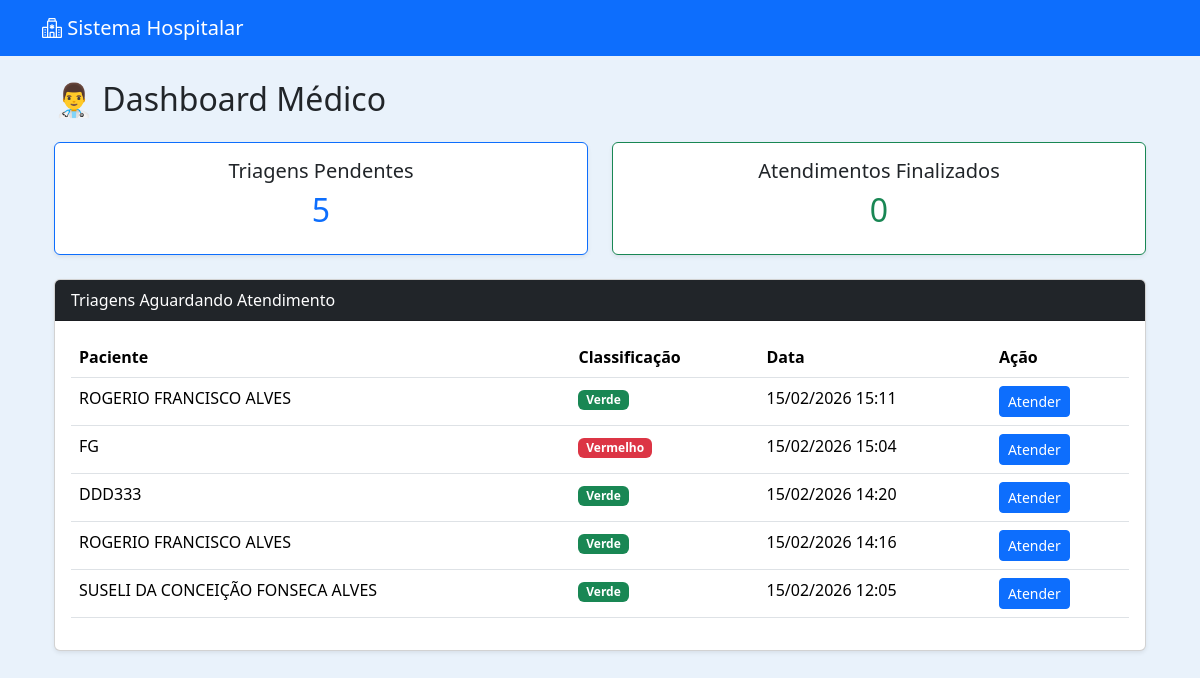
/medico/dashboard/ (signed in), run on an earlier commit of the app's database.
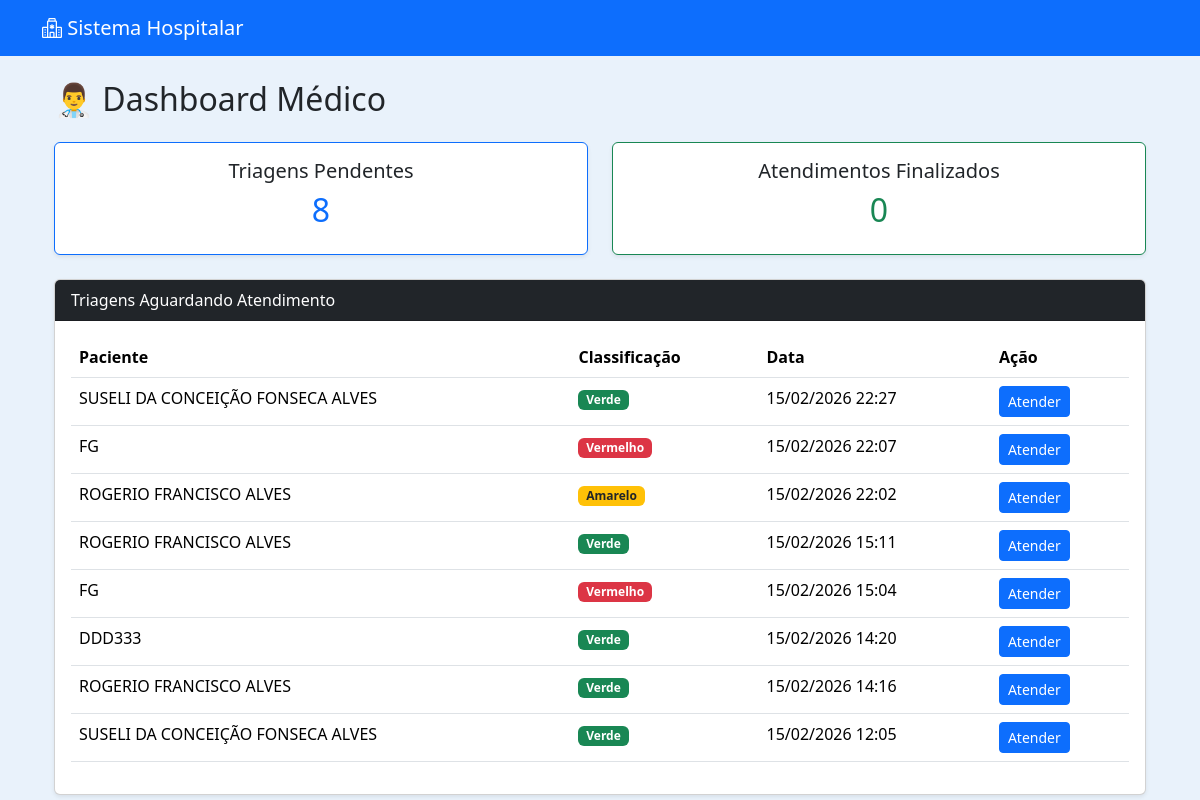
And on a later commit of the database.
### triagem/models.py (models this page shows)
class Triagem(models.Model):
    RISCO_CHOICES = [
        ('Vermelho', 'Vermelho'),
        ('Laranja', 'Laranja'),
        ('Amarelo', 'Amarelo'),
        ('Verde', 'Verde'),
        ('Azul', 'Azul'),
    ]
    agendamento = models.OneToOneField(Agendamento, on_delete=models.CASCADE)
    paciente = models.ForeignKey(Paciente, on_delete=models.CASCADE)
    pressao_arterial = models.CharField(max_length=20)
    temperatura = models.DecimalField(max_digits=4, decimal_places=1)
    frequencia_cardiaca = models.IntegerField()
    saturacao = models.IntegerField()
    atendido = models.BooleanField(default=False)
    classificacao_risco = models.CharField(
        max_length=10,
        choices=RISCO_CHOICES,
        blank=True,
        null=True
    )
    observacoes = models.TextField(blank=True, null=True)
    data_triagem = models.DateTimeField(auto_now_add=True)

### pacientes/models.py (models this page shows, shortened)
class Paciente(models.Model):
    nome = models.CharField(max_length=100)
    nome_social = models.CharField(max_length=100, blank=True, null=True)
    nome_mae = models.CharField(max_length=100)
    nome_pai = models.CharField(max_length=100, blank=True, null=True)
    cpf = models.CharField(
        max_length=14,
        unique=True,
        validators=[
            RegexValidator(
                r'^\d{3}\.\d{3}\.\d{3}-\d{2}$',
                'CPF inválido! Use XXX.XXX.XXX-XX'
            )
        ]
    )
    data_nascimento = models.DateField()
    SEXO_BIOLOGICO_CHOICES = [
        ('M', 'Masculino'),
        ('F', 'Feminino'),
        ('I', 'Intersexo'),
    ]
    sexo_biologico = models.CharField(max_length=1, choices=SEXO_BIOLOGICO_CHOICES)
    identidade_genero = models.CharField(max_length=50)
    orientacao_sexual = models.CharField(max_length=50)
    NACIONALIDADE_CHOICES = [
        ('BRASILEIRA', 'Brasileira'),
        ('ARGENTINA', 'Argentina'),
        ('BOLIVIANA', 'Boliviana'),
        ('CHILENA', 'Chilena'),
        ('COLOMBIANA', 'Colombiana'),
        ('PARAGUAIA', 'Paraguaia'),
        ('PERUANA', 'Peruana'),
        ('URUGUAIA', 'Uruguaia'),
        ('VENEZUELANA', 'Venezuelana'),
        ('OUTRA', 'Outra'),
    ]
    nacionalidade = models.CharField(
        max_length=20,
        choices=NACIONALIDADE_CHOICES,
        default='BRASILEIRA'
    )
    naturalidade = models.CharField(max_length=100)
    RACA_COR_CHOICES = [
        ('BRANCA', 'Branca'),
        ('PRETA', 'Preta'),
        ('PARDA', 'Parda'),
        ('AMARELA', 'Amarela'),
        ('INDIGENA', 'Indígena'),
    ]
    raca_cor = models.CharField(max_length=10, choices=RACA_COR_CHOICES)
    ESTADO_CIVIL_CHOICES = [
        ('SOLTEIRO', 'Solteiro(a)'),
        ('CASADO', 'Casado(a)'),
        ('DIVORCIADO', 'Divorciado(a)'),
        ('VIUVO', 'Viúvo(a)'),
        ('UNIAO_ESTAVEL', 'União Estável'),
    ]
    estado_civil = models.CharField(max_length=20, choices=ESTADO_CIVIL_CHOICES)
    ESCOLARIDADE_CHOICES = [
        ('SEM_INSTRUCAO', 'Sem instrução'),
        ('FUNDAMENTAL_INCOMPLETO', 'Fundamental incompleto'),
        ('FUNDAMENTAL_COMPLETO', 'Fundamental completo'),
        ('MEDIO_INCOMPLETO', 'Médio incompleto'),
        ('MEDIO_COMPLETO', 'Médio completo'),
        ('SUPERIOR_INCOMPLETO', 'Superior incompleto'),
        ('SUPERIOR_COMPLETO', 'Superior completo'),
        ('POS_GRADUACAO', 'Pós-graduação'),
        ('MESTRADO', 'Mestrado'),
        ('DOUTORADO', 'Doutorado'),
    ]
    escolaridade = models.CharField(max_length=30, choices=ESCOLARIDADE_CHOICES)
    profissao = models.CharField(max_length=50)
    rg = models.CharField(max_length=20)
    orgao_emissor = models.CharField(max_length=10)
    UF_CHOICES = [
        ('AC','AC'), ('AL','AL'), ('AP','AP'), ('AM','AM'),
        ('BA','BA'), ('CE','CE'), ('DF','DF'), ('ES','ES'),
        ('GO','GO'), ('MA','MA'), ('MT','MT'), ('MS','MS'),
        ('MG','MG'), ('PA','PA'), ('PB','PB'), ('PR','PR'),
        ('PE','PE'), ('PI','PI'), ('RJ','RJ'), ('RN','RN'),
        ('RS','RS'), ('RO','RO'), ('RR','RR'), ('SC','SC'),
        ('SP','SP'), ('SE','SE'), ('TO','TO'),
    ]
    uf_rg = models.CharField(max_length=2, choices=UF_CHOICES)
    cep = models.CharField(
        max_length=9,
        validators=[
            RegexValidator(
                r'^\d{5}-\d{3}$',
                'CEP inválido! Use XXXXX-XXX'
            )
        ]
    )
    endereco = models.CharField(max_length=100)
    numero = models.CharField(max_length=10)
    complemento = models.CharField(max_length=50, blank=True, null=True)
    bairro = models.CharField(max_length=50)
    municipio = models.CharField(max_length=50)
    uf = models.CharField(max_length=2, choices=UF_CHOICES)
    ZONA_CHOICES = [
        ('URBANA', 'Urbana'),
        ('RURAL', 'Rural'),
    ]
    zona = models.CharField(max_length=6, choices=ZONA_CHOICES)
    telefone_fixo = models.CharField(
        max_length=15,
        blank=True,
        null=True,
        validators=[
            RegexValidator(
                r'^\(\d{2}\)\s\d{4}-\d{4}$',
                'Telefone inválido! Use (XX) XXXX-XXXX'
            )
        ]
    )
    celular = models.CharField(
        max_length=15,
        validators=[
            RegexValidator(
                r'^\(\d{2}\)\s\d{5}-\d{4}$',
                'Celular inválido! Use (XX) XXXXX-XXXX'
            )
        ]
    )
    whatsapp = models.BooleanField(default=False)
    email = models.EmailField(blank=True, null=True)
    cartao_sus = models.CharField(max_length=18, blank=True, null=True)
    criado_por = models.ForeignKey(
        User,
        on_delete=models.SET_NULL,
        null=True,
        blank=True,
        related_name='pacientes_criados'
    )
    data_criacao = models.DateTimeField(default=timezone.now, editable=False)
    data_atualizacao = models.DateTimeField(auto_now=True)

### medico/views.py (the view)
# urls.py: path('dashboard/', views.medico_dashboard, name='medico_dashboard'),
@login_required
def medico_dashboard(request):
    triagens = Triagem.objects.filter(atendido=False).order_by('-data_triagem')
    atendimentos_hoje = Atendimento.objects.filter(
        medico=request.user,
        finalizado=True
    )
    context = {
        'triagens': triagens,
        'total_pendentes': triagens.count(),
        'total_atendidos': atendimentos_hoje.count(),
    }
    return render(request, 'medico/dashboard.html', context)

### medico/templates/medico/dashboard.html
{% extends 'usuarios/base.html' %}
{% block content %}
<div class="container mt-4">
    <h2 class="mb-4">👨‍⚕️ Dashboard Médico</h2>
    <div class="row mb-4">
        <div class="col-md-6">
            <div class="card shadow-sm border-primary">
                <div class="card-body text-center">
                    <h5>Triagens Pendentes</h5>
                    <h2 class="text-primary">{{ total_pendentes }}</h2>
                </div>
            </div>
        </div>
        <div class="col-md-6">
            <div class="card shadow-sm border-success">
                <div class="card-body text-center">
                    <h5>Atendimentos Finalizados</h5>
                    <h2 class="text-success">{{ total_atendidos }}</h2>
                </div>
            </div>
        </div>
    </div>
    <div class="card shadow-sm">
        <div class="card-header bg-dark text-white">
            Triagens Aguardando Atendimento
        </div>
        <div class="card-body">
            <table class="table table-hover">
                <thead>
                    <tr>
                        <th>Paciente</th>
                        <th>Classificação</th>
                        <th>Data</th>
                        <th>Ação</th>
                    </tr>
                </thead>
                <tbody>
                    {% for t in triagens %}
                    <tr>
                        <td>{{ t.paciente.nome }}</td>
                        <td>
                            {% if t.classificacao_risco == "Vermelho" %}
                                <span class="badge bg-danger">Vermelho</span>
                            {% elif t.classificacao_risco == "Amarelo" %}
                                <span class="badge bg-warning text-dark">Amarelo</span>
                            {% else %}
                                <span class="badge bg-success">Verde</span>
                            {% endif %}
                        </td>
                        <td>{{ t.data_triagem|date:"d/m/Y H:i" }}</td>
                        <td>
                            <a href="{% url 'iniciar_atendimento' t.id %}"
                               class="btn btn-sm btn-primary">
                                Atender
                            </a>
                        </td>
                    </tr>
                    {% empty %}
                    <tr>
                        <td colspan="4" class="text-center text-muted">
                            Nenhuma triagem pendente
                        </td>
                    </tr>
                    {% endfor %}
                </tbody>
            </table>
        </div>
    </div>
</div>
{% endblock %}

What changed in the data, as far as the page shows it:
added Triagem: paciente.nome "SUSELI DA CONCEIÇÃO FONSECA ALVES", classificacao_risco "Verde", data_triagem "15/02/2026 22:27"
added Triagem: paciente.nome "FG", classificacao_risco "Vermelho", data_triagem "15/02/2026 22:07"
added Triagem: paciente.nome "ROGERIO FRANCISCO ALVES", classificacao_risco "Amarelo", data_triagem "15/02/2026 22:02"
Also different on the page:
{{ total_pendentes }}: "5" → "8"
